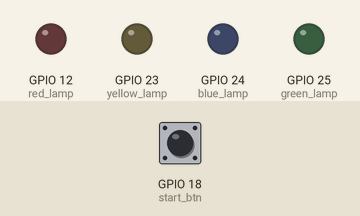
Recording of a program running on a simulated Raspberry Pi (BCM pin numbers). Parts: output pins drawn as LEDs (lit = HIGH). Dashed ring = blinking. The test bench sets the inputs (shaded band); at power-on: GPIO 18 (start_btn) HIGH. Random numbers come from a fixed seed.

Above: at 1.2 s.
1.3 s: GPIO 18 (start_btn) pulled LOW for 0.15 s
At 1.45 s:
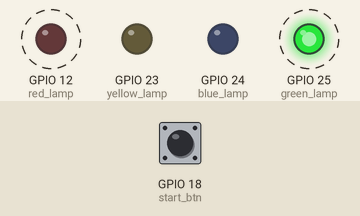
At 3.5 s:
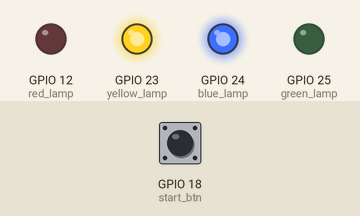
4.3 s: GPIO 18 (start_btn) pulled LOW for 1 s
At 7.85 s:
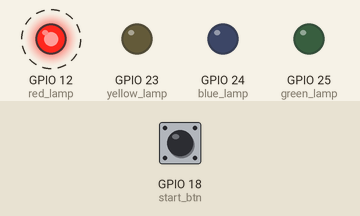
8.3 s: GPIO 18 (start_btn) pulled LOW for 3.2 s
Timing chart, 0 to 22.3 s (numbered marks = the images above; inputs shaded):
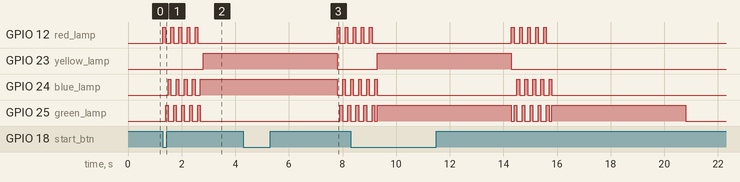

Measured:
- after the input at 1.3 s, GPIO 12 (red_lamp): alternates HIGH for 0.10 s and LOW for 0.20 s, 10 changes in all, then stays LOW, starting at once; GPIO 23 (yellow_lamp): LOW → HIGH after 1.5 s
- after the input at 4.3 s, GPIO 12 (red_lamp): alternates HIGH for 0.10 s and LOW for 0.20 s, starting after 3.5 s; GPIO 25 (green_lamp): LOW → HIGH after 3.6 s, → LOW 0.10 s later, → HIGH 0.20 s later

The program:

main.py
```python
import RPi.GPIO as GPIO

import time
import random

class Main:
  def __init__(self):
    self.start_btn = 18
    self.yellow_lamp = 23
    self.blue_lamp = 24
    self.green_lamp = 25
    self.red_lamp = 12

    self.lamps = [self.blue_lamp, self.green_lamp, self.red_lamp]

    GPIO.setmode(GPIO.BCM)
    GPIO.setup(self.start_btn, GPIO.IN, pull_up_down=GPIO.PUD_UP)
    GPIO.setup(self.yellow_lamp, GPIO.OUT)
    GPIO.setup(self.red_lamp, GPIO.OUT)
    GPIO.setup(self.green_lamp, GPIO.OUT)
    GPIO.setup(self.blue_lamp, GPIO.OUT)

  def execute(self):
    GPIO.output(self.yellow_lamp, GPIO.LOW)
    GPIO.output(self.red_lamp, GPIO.LOW)
    GPIO.output(self.green_lamp, GPIO.LOW)
    GPIO.output(self.blue_lamp, GPIO.LOW)
    GPIO.add_event_detect(self.start_btn, GPIO.FALLING, callback=self.start, bouncetime=300)

    try:
      while True:
        time.sleep(1)
    except Exception as e:
      print(e)
    finally:
      GPIO.cleanup(self.red_lamp)
      GPIO.cleanup(self.green_lamp)
      GPIO.cleanup(self.blue_lamp)
      GPIO.cleanup(self.yellow_lamp)
      GPIO.remove_event_detect(self.start_btn)
      GPIO.cleanup(self.start_btn)

  def start(self, bin):
    for num in range(5):
      self.led_on_off(self.red_lamp)
      self.led_on_off(self.green_lamp)
      self.led_on_off(self.blue_lamp)

    lamp = random.choice(self.lamps)
    GPIO.output(lamp, GPIO.HIGH)
    if not lamp == self.red_lamp and random.choice([True, False]):
      GPIO.output(self.yellow_lamp, GPIO.HIGH)

    time.sleep(5)
    GPIO.output(lamp, GPIO.LOW)
    GPIO.output(self.yellow_lamp, GPIO.LOW)

  def led_on_off(self, pin):
    GPIO.output(pin, GPIO.HIGH)
    time.sleep(0.1)
    GPIO.output(pin, GPIO.LOW)

Main().execute()
```
